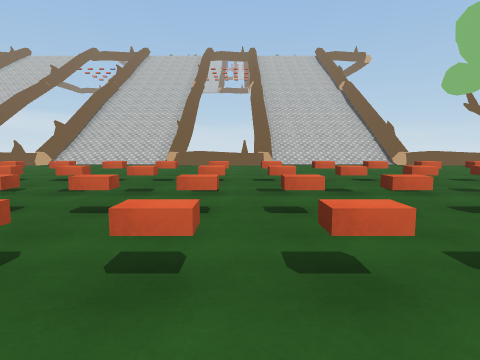
view 1 (above)

21 first-person views from a walk through a scene from a Unity 3-D project. The camera is 1.3 m above the floor, tilts 6° down and sees 75° across. The floor is counted in squares, 2 m on a side. Each view is taken from the middle of a square. On the plan, view 1 faces up. The plan holds only what a view shows up to about 10 squares ahead; the rest is blank. The place goes on beyond the plan. The player is left out. Some animated figures are not drawn. Some surface patterns are stand-ins.

view 2
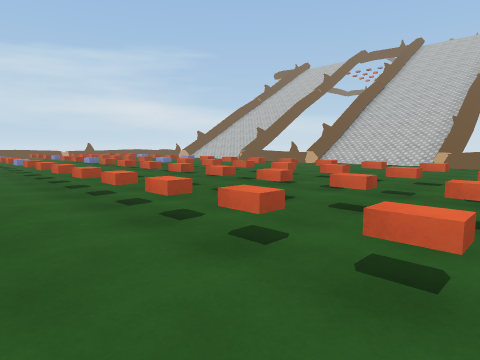

view 3
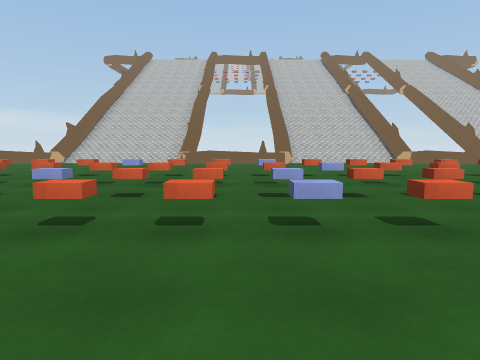

view 4
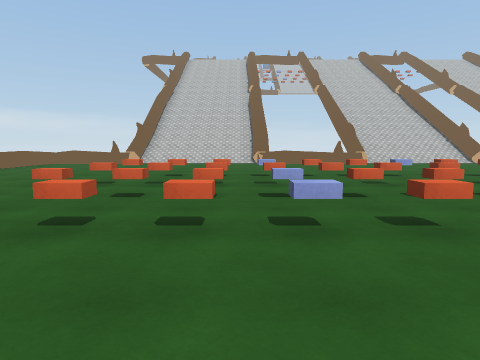

view 5
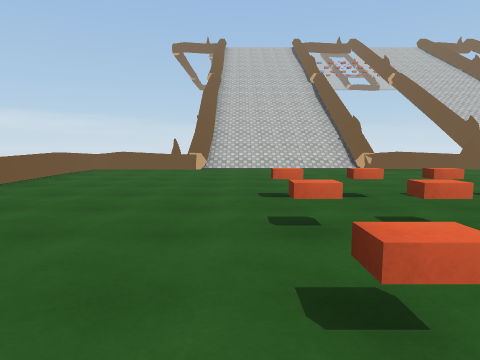

view 6
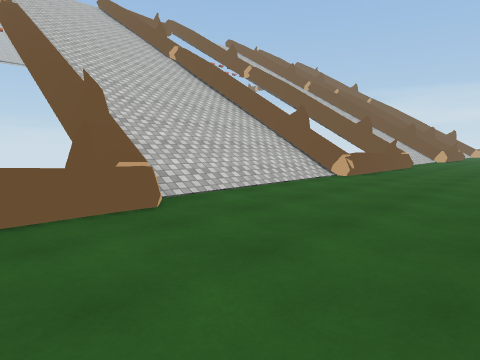

view 7
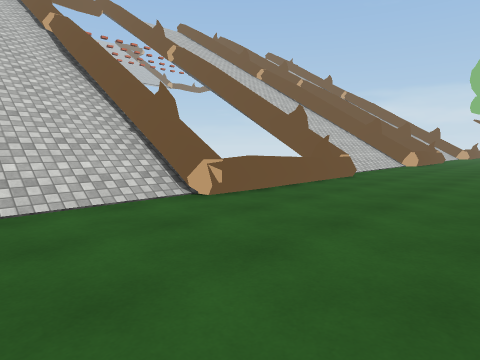

view 8
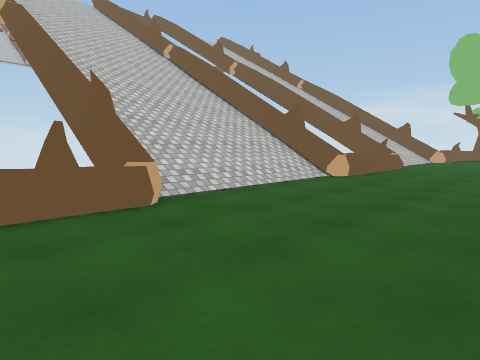

view 9
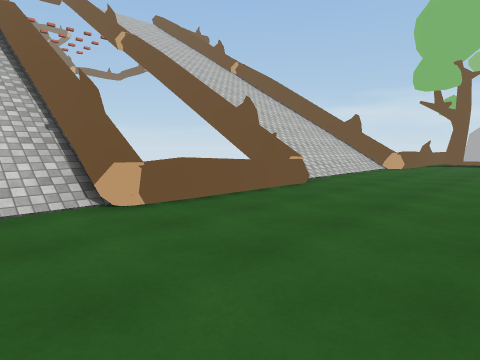

view 10
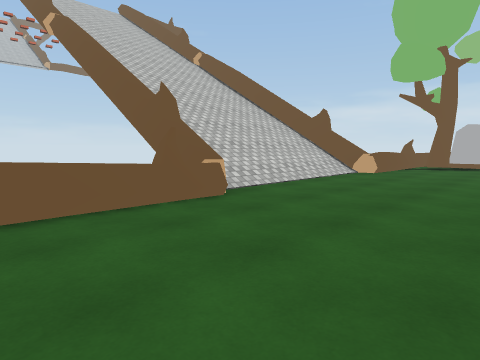

view 11
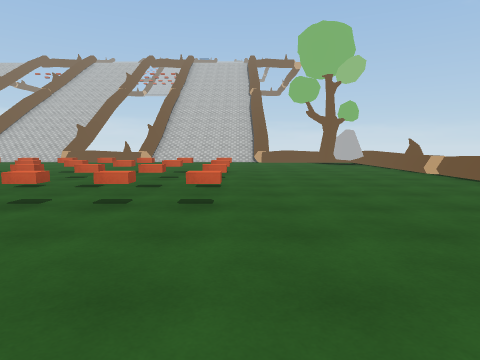

view 12
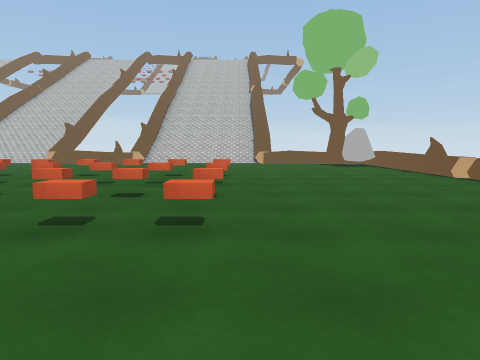

view 13
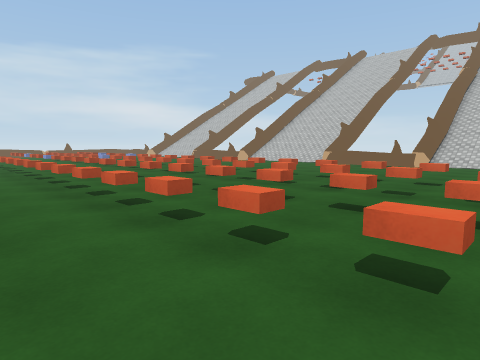

view 14
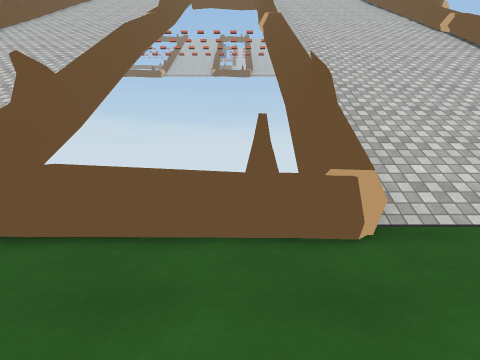

view 15
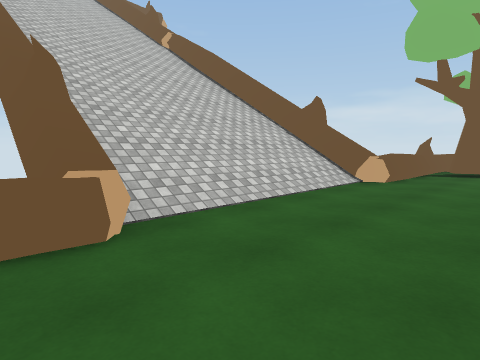

view 16
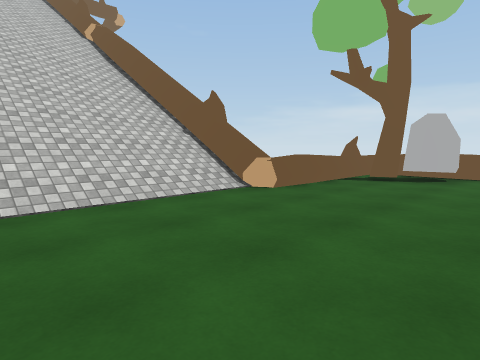

view 17
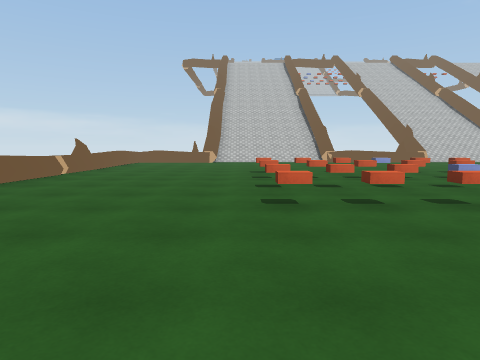

view 18
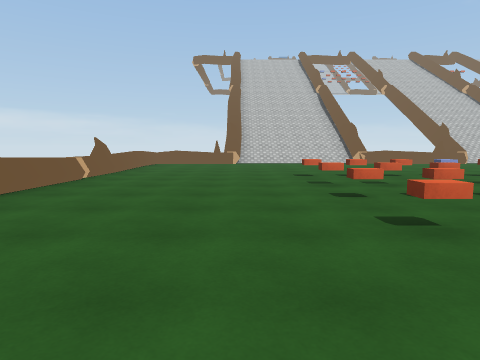

view 19
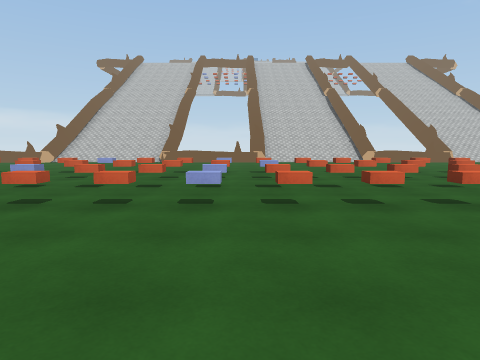

view 20
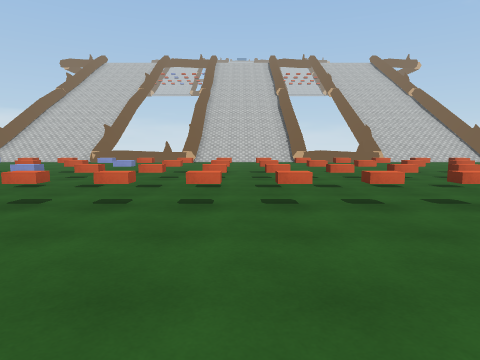

view 21
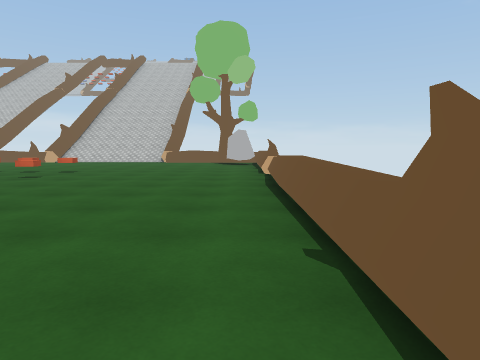

### Floor plan
Key: @ floor where view 1 was taken; # wall or solid block; . floor; / step, stairs or slope; = window, fence, low wall or low ledge; ^ raised ledge; T tree; B block; R rock; O other object.
Columns run from 20 left of view 1 to 10 right of it. Each row starts with its distance up from view 1.
 20     ^/  /#   #/   ^  #////^
 19      // /#   #/// ^  #////#
 18     ^////^   ^/// ^  ^////^
 17    #^////#  #^////^  #////#
 16    #^////#  #^////^  #////#
 15    #^////#  =^////^  #////#
 14    #^////#  =^////^  #////^
 13    ##////#  =#////^  #////#
 12    O^////#  #^////#OO#////#
 11  OOO/..../^///....O.O/....^^^^^
 10 ^...........................RT^
  9 ^.............................^
  8  .............................^
  7 #.............................#
  6 ^.....BBBOOOOOOOOBBBOOBBOO....^
  5 =.....BBBBBBBBBBOBBBBBBBBB....^
  4 ^.............................^
  3 ^.....BBBBBBBBBBBBBBBBBBBB....^
  2  .....BBBBBBBBBBBBBBBBBBBB....^
  1   ............................^
  0    .................@.........^
 -1     ... .  ......       ... ..#
 -2      .      .  .         .   .

Positions as (right, up) in squares from view 1, and headings:
1: (0, 0), facing up
2: (0, 0), facing up-left
3: (-9, -1), facing up
4: (-12, -1), facing up
5: (-15, 2), facing up
6: (-18, 8), facing up-right
7: (-14, 8), facing up-right
8: (-9, 8), facing up-right
9: (-4, 8), facing up-right
10: (-2, 8), facing up-right
11: (5, -2), facing up
12: (5, -1), facing up
13: (4, 0), facing up-left
14: (0, 9), facing up
15: (0, 9), facing up-right
16: (2, 8), facing up-right
17: (-15, -2), facing up
18: (-16, -1), facing up
19: (-8, -2), facing up
20: (-5, -2), facing up
21: (9, -2), facing up
